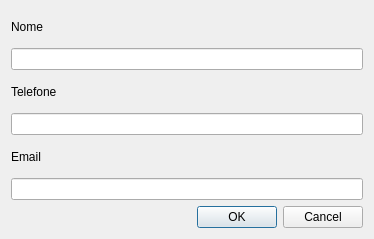
<?xml version="1.0" encoding="UTF-8"?>
<ui version="4.0">
 <class>Contatos</class>
 <widget class="QDialog" name="Contatos">
  <property name="geometry">
   <rect>
    <x>0</x>
    <y>0</y>
    <width>374</width>
    <height>239</height>
   </rect>
  </property>
  <property name="windowTitle">
   <string>Cadastro Contato</string>
  </property>
  <layout class="QVBoxLayout" name="verticalLayout_2">
   <item>
    <layout class="QVBoxLayout" name="verticalLayout">
     <item>
      <widget class="QLabel" name="label">
       <property name="text">
        <string>Nome</string>
       </property>
      </widget>
     </item>
     <item>
      <widget class="QLineEdit" name="txtNome"/>
     </item>
     <item>
      <widget class="QLabel" name="label_2">
       <property name="text">
        <string>Telefone</string>
       </property>
      </widget>
     </item>
     <item>
      <widget class="QLineEdit" name="txtTelefone"/>
     </item>
     <item>
      <widget class="QLabel" name="label_3">
       <property name="text">
        <string>Email</string>
       </property>
      </widget>
     </item>
     <item>
      <widget class="QLineEdit" name="txtEmail"/>
     </item>
     <item>
      <widget class="QDialogButtonBox" name="buttonBox">
       <property name="standardButtons">
        <set>QDialogButtonBox::Cancel|QDialogButtonBox::Ok</set>
       </property>
      </widget>
     </item>
    </layout>
   </item>
  </layout>
 </widget>
 <resources/>
 <connections/>
</ui>
